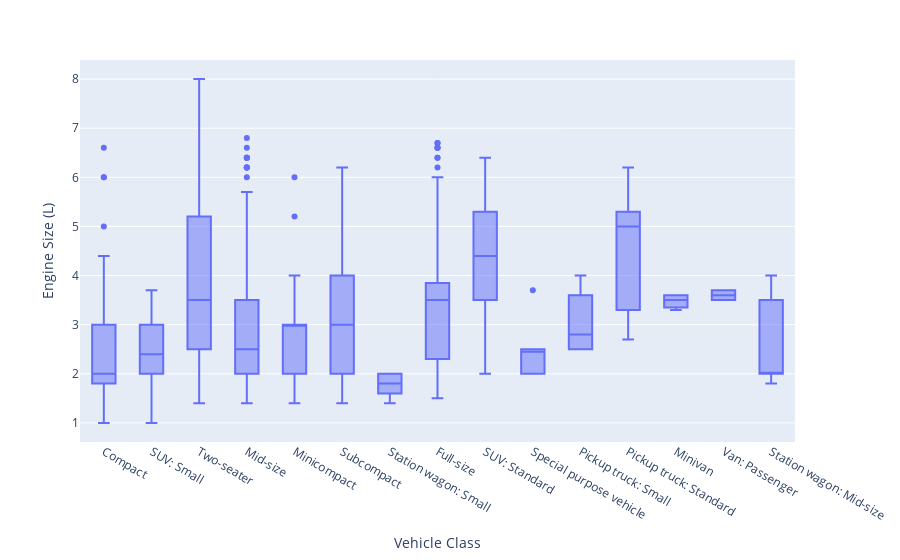

The notebook cell this image was saved under:
### Code cell
fig = px.box(fuel_ratings_2018, y='Engine Size (L)', x='Vehicle Class')
fig.update_layout(height=700)

fig.show()

### Figure 1 — Plotly figure (JSON) as saved in the notebook; plotly's stock layout.template omitted (floating-point values rounded to 4 significant figures; data arrays with more than 128 entries replaced by an {"elided": "..."} marker saying what was removed)
{"data": [{"alignmentgroup": "True", "hovertemplate": "Vehicle Class=%{x}<br>Engine Size (L)=%{y}<extra></extra>", "legendgroup": "", "marker": {"color": "#636efa"}, "name": "", "notched": false, "offsetgroup": "", "orientation": "v", "showlegend": false, "type": "box", "x": {"elided": "1083 str values"}, "x0": " ", "xaxis": "x", "y": {"elided": "1083 float values"}, "y0": " ", "yaxis": "y"}], "layout": {"autosize": true, "boxmode": "group", "legend": {"tracegroupgap": 0}, "margin": {"t": 60}, "xaxis": {"anchor": "y", "autorange": true, "domain": [0, 1], "range": [-0.5, 14.5], "title": {"text": "Vehicle Class"}, "type": "category"}, "yaxis": {"anchor": "x", "autorange": true, "domain": [0, 1], "range": [0.6111, 8.389], "title": {"text": "Engine Size (L)"}, "type": "linear"}}}
